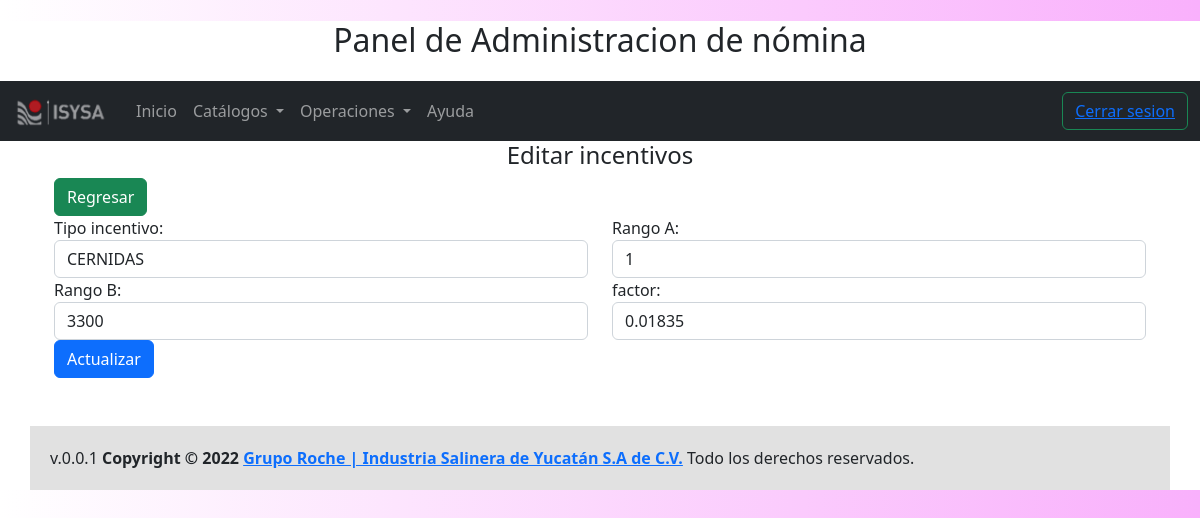
The app's page /admin-incentivo-Alb_cer/actualizar?id=1 (signed in) with its own data.
### tables this page shows
CREATE TABLE IF NOT EXISTS `alb_cer` (
  `id` int(11) NOT NULL AUTO_INCREMENT,
  `produc32_incen_id` int(1) NOT NULL,
  `rangoA` int(11) DEFAULT NULL,
  `rangoB` int(11) DEFAULT NULL,
  `factor` decimal(8,5) DEFAULT NULL,
  PRIMARY KEY (`id`),
  KEY `produc32_incen_id_idx` (`produc32_incen_id`)
);

CREATE TABLE IF NOT EXISTS `produc_incen` (
  `id` int(1) NOT NULL AUTO_INCREMENT,
  `nombreP` char(10) NOT NULL,
  PRIMARY KEY (`id`)
);

### views/admin/incentivo/Alb_cer/formulario.php (the view, shortened to what the rows shown need)
<div class="row">
    <div class="form-group col">
        <label  for="produc32_incen_id">Tipo incentivo:</label>
        <select name="produc32_incen_id" id="produc32_incen_id" class="form-control">
            <?php foreach($produc_incen as $produc_incen) { ?>
                <option <?php echo $Alb_cer->produc32_incen_id === $produc_incen->id ? 'selected' : '' ?> value="<?php echo s($produc_incen->id); ?>"><?php echo s($produc_incen->nombreP) ; ?>
            <?php  } ?>
        </select>
    </div>
    <div class="form-group col">
         <label  for="rangoA">Rango A:</label>
         <input type="number" class="form-control" id='rangoA' name="rangoA" placeholder="" value="<?php echo $Alb_cer->rangoA;?>"/>
    </div>
</div>
<div class="row">
    <div class="form-group col">
        <label  for="rangoB">Rango B:</label>
        <input type="number" class="form-control" id='rangoB' name="rangoB" placeholder="" value="<?php echo $Alb_cer->rangoB;?>"/>
    </div>
    <div class="form-group col">
        <label  for="factor">factor:</label>
        <input type="number" step="any" class="form-control" id='factor' name="factor" placeholder="" value="<?php echo $Alb_cer->factor;?>"/>
    </div>
</div>

### records on screen
alb_cer: produc32_incen_id "CERNIDAS", rangoA "1", rangoB "3300", factor "0.01835"
